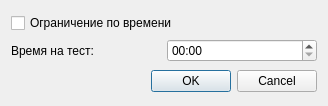
<?xml version="1.0" encoding="UTF-8"?>
<ui version="4.0">
 <class>DialogTestTimer</class>
 <widget class="QDialog" name="DialogTestTimer">
  <property name="geometry">
   <rect>
    <x>0</x>
    <y>0</y>
    <width>328</width>
    <height>106</height>
   </rect>
  </property>
  <property name="windowTitle">
   <string>Dialog</string>
  </property>
  <property name="layoutDirection">
   <enum>Qt::LeftToRight</enum>
  </property>
  <layout class="QGridLayout" name="gridLayout_2">
   <item row="0" column="0">
    <layout class="QGridLayout" name="gridLayout">
     <item row="0" column="0" colspan="2">
      <widget class="QCheckBox" name="checkBox">
       <property name="text">
        <string>Ограничение по времени</string>
       </property>
      </widget>
     </item>
     <item row="1" column="0">
      <widget class="QLabel" name="label">
       <property name="text">
        <string>Время на тест:</string>
       </property>
      </widget>
     </item>
     <item row="1" column="1">
      <widget class="QTimeEdit" name="timeEdit">
       <property name="dateTime">
        <datetime>
         <hour>0</hour>
         <minute>0</minute>
         <second>0</second>
         <year>2000</year>
         <month>1</month>
         <day>1</day>
        </datetime>
       </property>
       <property name="displayFormat">
        <string>HH:mm</string>
       </property>
      </widget>
     </item>
    </layout>
   </item>
   <item row="1" column="0">
    <widget class="QDialogButtonBox" name="buttonBox">
     <property name="orientation">
      <enum>Qt::Horizontal</enum>
     </property>
     <property name="standardButtons">
      <set>QDialogButtonBox::Cancel|QDialogButtonBox::Ok</set>
     </property>
    </widget>
   </item>
  </layout>
 </widget>
 <resources/>
 <connections/>
</ui>
